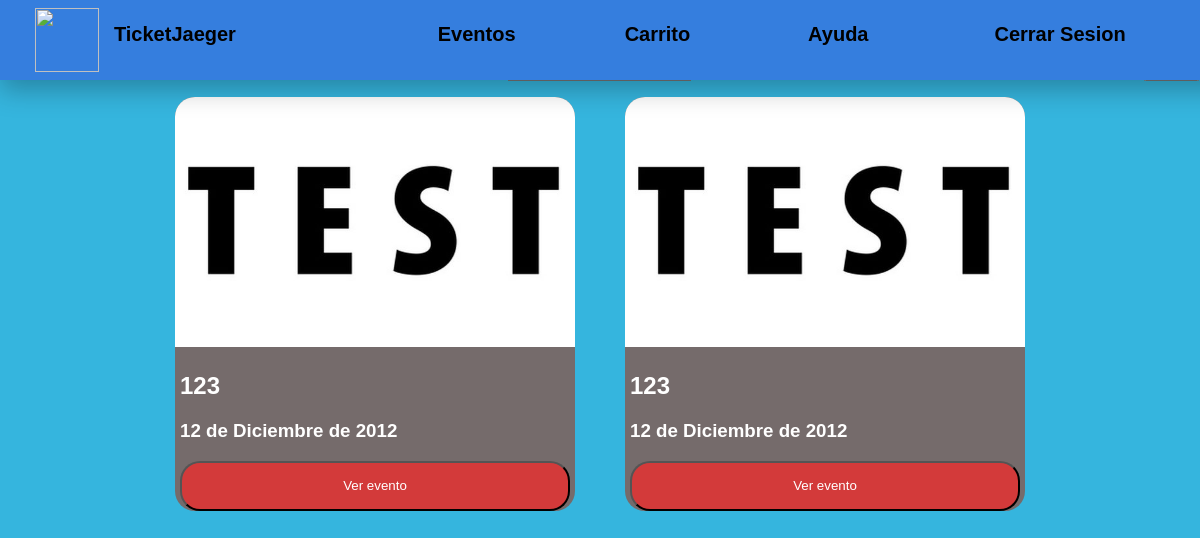
/comprador/eventos/ (signed in), run on an earlier commit of the app's database.
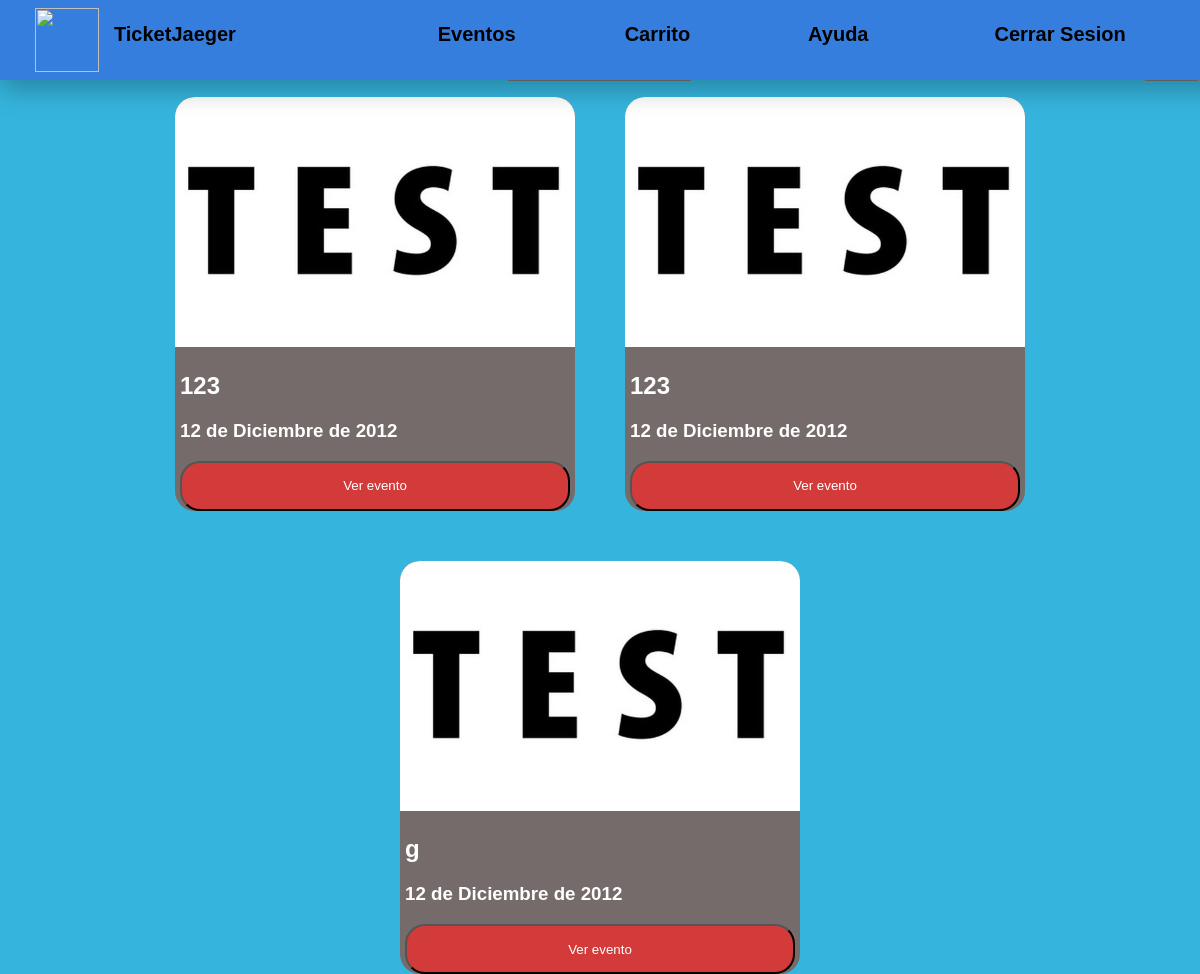
And on a later commit of the database.
### TicketOn/models.py (models this page shows, shortened)
class Evento(models.Model):
    lugar=models.CharField(max_length=100,blank=True)
    hora=models.TimeField(blank=True)
    fecha=models.DateField()
    nombre=models.CharField(max_length=100)
    cupo=models.IntegerField()
    imagen=models.ImageField(upload_to="eventos",blank=True,null=True)
    descripcion=models.TextField(max_length=1000)
    tipo= models.CharField(max_length=20)
    organizador=models.ForeignKey(Organizador,on_delete=models.CASCADE)
    slug = AutoSlugField(populate_from='nombre', unique=True, always_update=True)
    precio=models.FloatField(null=True)

### TicketOn/views.py (the view, shortened to what this page needs)
# urls.py: path('comprador/eventos/', views.eventos, name = 'eventos'),
@comprador_required
def eventos(request):
    if request.method =="GET":
        eventos = Evento.objects.all()
        return render (request,'Comprador/Eventos.html',{
            'eventos':eventos
        })

### TicketOn/views.py (called while the page is built)
def comprador_required(view_func):
    @wraps(view_func)
    def _wrapped_view(request, *args, **kwargs):
        if request.user.is_authenticated and Comprador.objects.filter(usuario=request.user).exists():
            return view_func(request, *args, **kwargs)
        else:
            return redirect("TicketOn:my-login")  # Redirige a la página de inicio de sesión si no es un comprador
    return _wrapped_view

### TicketOn/templates/Comprador/Eventos.html (shortened to what this page needs)
{% extends 'Conex/Conex_comprador.html' %} {% block content %} {%load static%}
<link rel="stylesheet" href="{% static 'TicketOn/Eventos.css'%}" />
<div id="Div-Busqueda">
    <form method="POST">
        <label for="nombre">Nombre:</label>
        <button>Buscar</button>
    </form>
</div>
<main id="Espacio-eventos">
    {%for evento in eventos%}
        <div class="Tarjeta-evento">
            <img src="{{evento.imagen.url}}" class="evento-img"></img>
            <div class="Evento-info">
                <h2>{{evento.nombre}}</h2>
                <h3>{{evento.fecha}}</h3>
                <form action="{{evento.nombre}}/{{evento.slug}}">
                    <input type="submit" value="Ver evento" />
                </form>
            </div>
        </div>
    {%endfor%}
</div>
{% endblock %}

What changed in the data, as far as the page shows it:
added Evento: imagen (picture), nombre "g", fecha "12 de Diciembre de 2012"
